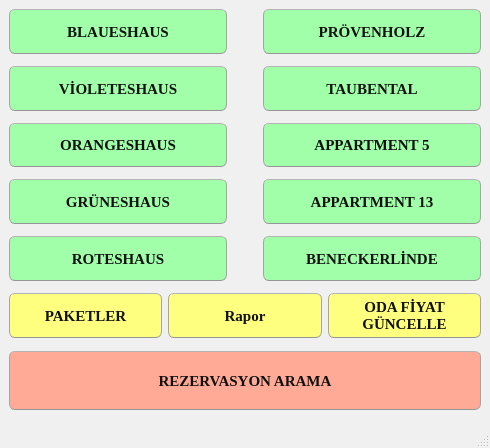
<?xml version="1.0" encoding="UTF-8"?>
<ui version="4.0">
 <class>MainWindow</class>
 <widget class="QMainWindow" name="MainWindow">
  <property name="geometry">
   <rect>
    <x>0</x>
    <y>0</y>
    <width>490</width>
    <height>448</height>
   </rect>
  </property>
  <property name="windowTitle">
   <string>Otel Resepsiyon Programı</string>
  </property>
  <property name="styleSheet">
   <string notr="true">/*
Ubuntu Style Sheet for QT Applications
Author: Jaime A. Quiroga P.
Company: GTRONICK
Last updated: 01/10/2021 (dd/mm/yyyy), 15:18.
Available at: https://github.com/GTRONICK/QSS/blob/master/Ubuntu.qss
*/
QMainWindow {
	background-color:#f0f0f0;
}
QCheckBox {
	padding:2px;
}
QCheckBox:hover {
	border:1px solid rgb(255,150,60);
	border-radius:4px;
	padding: 1px;
	background-color:qlineargradient(spread:pad, x1:0.5, y1:1, x2:0.5, y2:0, stop:0 rgba(190, 90, 50, 50), stop:1 rgba(250, 130, 40, 50));
}
QCheckBox::indicator:checked {
	border:1px solid rgb(246, 134, 86);
	border-radius:4px;
  	background-color:rgb(246, 134, 86)
}
QCheckBox::indicator:unchecked {
	border-width:1px solid rgb(246, 134, 86);
	border-radius:4px;
  	background-color:rgb(255,255,255);
}
QColorDialog {
	background-color:#f0f0f0;
}
QComboBox {
	color:rgb(81,72,65);
	background: #ffffff;
}
QComboBox:editable {
	selection-color:rgb(81,72,65);
	selection-background-color: #ffffff;
}
QComboBox QAbstractItemView {
	selection-color: #ffffff;
	selection-background-color: rgb(246, 134, 86);
}
QComboBox:!editable:on, QComboBox::drop-down:editable:on {
	color:  #1e1d23;	
}
QDateTimeEdit, QDateEdit, QDoubleSpinBox, QFontComboBox {
	color:rgb(81,72,65);
	background-color: #ffffff;
}

QDialog {
	background-color:#f0f0f0;
}

QLabel,QLineEdit {
	color:rgb(17,17,17);
}
QLineEdit {
	background-color:rgb(255,255,255);
	selection-background-color:rgb(236,116,64);
}
QMenuBar {
	color:rgb(223,219,210);
	background-color:rgb(65,64,59);
}
QMenuBar::item {
	padding-top:4px;
	padding-left:4px;
	padding-right:4px;
	color:rgb(223,219,210);
	background-color:rgb(65,64,59);
}
QMenuBar::item:selected {
	color:rgb(255,255,255);
	padding-top:2px;
	padding-left:2px;
	padding-right:2px;
	border-top-width:2px;
	border-left-width:2px;
	border-right-width:2px;
	border-top-right-radius:4px;
	border-top-left-radius:4px;
	border-style:solid;
	background-color:rgb(65,64,59);
	border-top-color: rgb(47,47,44);
	border-right-color: qlineargradient(spread:pad, x1:0, y1:1, x2:1, y2:0, stop:0 rgba(90, 87, 78, 255), stop:1 rgba(47,47,44, 255));
	border-left-color:  qlineargradient(spread:pad, x1:1, y1:0, x2:0, y2:0, stop:0 rgba(90, 87, 78, 255), stop:1 rgba(47,47,44, 255));
}
QMenu {
	color:rgb(223,219,210);
	background-color:rgb(65,64,59);
}
QMenu::item {
	color:rgb(223,219,210);
	padding:4px 10px 4px 20px;
}
QMenu::item:selected {
	color:rgb(255,255,255);
	background-color: qlineargradient(spread:pad, x1:0.5, y1:1, x2:0.5, y2:0, stop:0 rgba(225, 108, 54, 255), stop:1 rgba(246, 134, 86, 255));
	border-style:solid;
	border-width:3px;
	padding:4px 7px 4px 17px;
	border-bottom-color:qlineargradient(spread:pad, x1:0.5, y1:1, x2:0.5, y2:0, stop:0 rgba(175,85,48,255), stop:1 rgba(236,114,67, 255));
	border-top-color:qlineargradient(spread:pad, x1:0.5, y1:1, x2:0.5, y2:0, stop:0 rgba(253,156,113,255), stop:1 rgba(205,90,46, 255));
	border-right-color:qlineargradient(spread:pad, x1:0, y1:0.5, x2:1, y2:0.5, stop:0 rgba(253,156,113,255), stop:1 rgba(205,90,46, 255));
	border-left-color:qlineargradient(spread:pad, x1:1, y1:0.5, x2:0, y2:0.5, stop:0 rgba(253,156,113,255), stop:1 rgba(205,90,46, 255));
}
QPlainTextEdit {
	border: 1px solid transparent;
	color:rgb(17,17,17);
	selection-background-color:rgb(236,116,64);
    background-color: #FFFFFF;
}
QProgressBar {
	text-align: center;
	color: rgb(0, 0, 0);
	border: 1px inset rgb(150,150,150); 
	border-radius: 10px;
	background-color:rgb(221,221,219);
}
QProgressBar::chunk:horizontal {
	background-color: qlineargradient(spread:pad, x1:0.5, y1:1, x2:0.5, y2:0, stop:0 rgba(225, 108, 54, 255), stop:1 rgba(246, 134, 86, 255));
	border:1px solid;
	border-radius:8px;
	border-bottom-color:qlineargradient(spread:pad, x1:0.5, y1:1, x2:0.5, y2:0, stop:0 rgba(175,85,48,255), stop:1 rgba(236,114,67, 255));
	border-top-color:qlineargradient(spread:pad, x1:0.5, y1:1, x2:0.5, y2:0, stop:0 rgba(253,156,113,255), stop:1 rgba(205,90,46, 255));
	border-right-color:qlineargradient(spread:pad, x1:0, y1:0.5, x2:1, y2:0.5, stop:0 rgba(253,156,113,255), stop:1 rgba(205,90,46, 255));
	border-left-color:qlineargradient(spread:pad, x1:1, y1:0.5, x2:0, y2:0.5, stop:0 rgba(253,156,113,255), stop:1 rgba(205,90,46, 255));
}
QPushButton{
	background-color:rgb(65,64,59);
	color:rgb(17,17,17);
	border-width: 1px;
	border-radius: 6px;
	border-bottom-color: rgb(150,150,150);
	border-right-color: rgb(165,165,165);
	border-left-color: rgb(165,165,165);
	border-top-color: rgb(180,180,180);
	border-style: solid;
	padding: 4px;
	background-color: qlineargradient(spread:pad, x1:0.5, y1:1, x2:0.5, y2:0, stop:0 rgba(220, 220, 220, 255), stop:1 rgba(255, 255, 255, 255));
}
QPushButton:hover{
	color:rgb(17,17,17);
	border-width: 1px;
	border-radius:6px;
	border-top-color: rgb(255,150,60);
	border-right-color: qlineargradient(spread:pad, x1:0, y1:1, x2:1, y2:0, stop:0 rgba(200, 70, 20, 255), stop:1 rgba(255,150,60, 255));
	border-left-color:  qlineargradient(spread:pad, x1:1, y1:0, x2:0, y2:0, stop:0 rgba(200, 70, 20, 255), stop:1 rgba(255,150,60, 255));
	border-bottom-color: rgb(200,70,20);
	border-style: solid;
	padding: 2px;
	background-color: qlineargradient(spread:pad, x1:0.5, y1:1, x2:0.5, y2:0, stop:0 rgba(220, 220, 220, 255), stop:1 rgba(255, 255, 255, 255));
}
QPushButton:default{
	color:rgb(17,17,17);
	border-width: 1px;
	border-radius:6px;
	border-top-color: rgb(255,150,60);
	border-right-color: qlineargradient(spread:pad, x1:0, y1:1, x2:1, y2:0, stop:0 rgba(200, 70, 20, 255), stop:1 rgba(255,150,60, 255));
	border-left-color:  qlineargradient(spread:pad, x1:1, y1:0, x2:0, y2:0, stop:0 rgba(200, 70, 20, 255), stop:1 rgba(255,150,60, 255));
	border-bottom-color: rgb(200,70,20);
	border-style: solid;
	padding: 2px;
	background-color: qlineargradient(spread:pad, x1:0.5, y1:1, x2:0.5, y2:0, stop:0 rgba(220, 220, 220, 255), stop:1 rgba(255, 255, 255, 255));
}
QPushButton:pressed{
	color:rgb(17,17,17);
	border-width: 1px;
	border-radius: 6px;
	border-width: 1px;
	border-top-color: rgba(255,150,60,200);
	border-right-color: qlineargradient(spread:pad, x1:0, y1:1, x2:1, y2:0, stop:0 rgba(200, 70, 20, 255), stop:1 rgba(255,150,60, 200));
	border-left-color:  qlineargradient(spread:pad, x1:1, y1:0, x2:0, y2:0, stop:0 rgba(200, 70, 20, 255), stop:1 rgba(255,150,60, 200));
	border-bottom-color: rgba(200,70,20,200);
	border-style: solid;
	padding: 2px;
	background-color: qlineargradient(spread:pad, x1:0.5, y1:0, x2:0.5, y2:1, stop:0 rgba(220, 220, 220, 255), stop:1 rgba(255, 255, 255, 255));
}
QPushButton:disabled{
	color:rgb(174,167,159);
	border-width: 1px;
	border-radius: 6px;
	background-color: qlineargradient(spread:pad, x1:0.5, y1:1, x2:0.5, y2:0, stop:0 rgba(200, 200, 200, 255), stop:1 rgba(230, 230, 230, 255));
}
QRadioButton {
	padding: 1px;
}
QRadioButton::indicator:checked {
	height: 10px;
	width: 10px;
	border-style:solid;
	border-radius:5px;
	border-width: 1px;
	border-color: rgba(246, 134, 86, 255);
	color: #a9b7c6;
	background-color:rgba(246, 134, 86, 255);
}
QRadioButton::indicator:!checked {
	height: 10px;
	width: 10px;
	border-style:solid;
	border-radius:5px;
	border-width: 1px;
	border-color: rgb(246, 134, 86);
	color: #a9b7c6;
	background-color: transparent;
}
QScrollArea {
	color: white;
	background-color:#f0f0f0;
}
QSlider::groove {
	border-style: solid;
	border-width: 1px;
	border-color: rgb(207,207,207);
}
QSlider::groove:horizontal {
	height: 5px;
	background: rgb(246, 134, 86);
}
QSlider::groove:vertical {
	width: 5px;
	background: rgb(246, 134, 86);
}
QSlider::handle:horizontal {
	background: rgb(253,253,253);
	border-style: solid;
	border-width: 1px;
	border-color: rgb(207,207,207);
	width: 12px;
	margin: -5px 0;
	border-radius: 7px;
}
QSlider::handle:vertical {
	background: rgb(253,253,253);
	border-style: solid;
	border-width: 1px;
	border-color: rgb(207,207,207);
	height: 12px;
	margin: 0 -5px;
	border-radius: 7px;
}
QSlider::add-page:horizontal, QSlider::add-page:vertical {
 	background: white;
}
QSlider::sub-page:horizontal, QSlider::sub-page:vertical {
	background: rgb(246, 134, 86);
}
QStatusBar, QSpinBox {
	color:rgb(81,72,65);
}
QSpinBox {
	background-color: #ffffff;
}
QScrollBar:horizontal {
	max-height: 20px;
	border: 1px transparent;
	margin: 0px 20px 0px 20px;
}
QScrollBar::handle:horizontal {
	background: rgb(253,253,253);
	border: 1px solid rgb(207,207,207);
	border-radius: 7px;
	min-width: 25px;
}
QScrollBar::handle:horizontal:hover {
	background: rgb(253,253,253);
	border: 1px solid rgb(255,150,60);
	border-radius: 7px;
	min-width: 25px;
}
QScrollBar::add-line:horizontal {
  	border: 1px solid rgb(207,207,207);
  	border-top-right-radius: 7px;
  	border-top-left-radius: 7px;
  	border-bottom-right-radius: 7px;
  	background: rgb(255, 255, 255);
  	width: 20px;
  	subcontrol-position: right;
  	subcontrol-origin: margin;
}
QScrollBar::add-line:horizontal:hover {
  	border: 1px solid rgb(255,150,60);
  	border-top-right-radius: 7px;
  	border-top-left-radius: 7px;
  	border-bottom-right-radius: 7px;
  	background: rgb(255, 255, 255);
  	width: 20px;
  	subcontrol-position: right;
  	subcontrol-origin: margin;
}
QScrollBar::add-line:horizontal:pressed {
  	border: 1px solid grey;
  	border-top-left-radius: 7px;
  	border-top-right-radius: 7px;
  	border-bottom-right-radius: 7px;
  	background: rgb(231,231,231);
  	width: 20px;
  	subcontrol-position: right;
  	subcontrol-origin: margin;
}
QScrollBar::sub-line:horizontal {
  	border: 1px solid rgb(207,207,207);
  	border-top-right-radius: 7px;
  	border-top-left-radius: 7px;
  	border-bottom-left-radius: 7px;
  	background: rgb(255, 255, 255);
  	width: 20px;
  	subcontrol-position: left;
  	subcontrol-origin: margin;
}
QScrollBar::sub-line:horizontal:hover {
  	border: 1px solid rgb(255,150,60);
  	border-top-right-radius: 7px;
  	border-top-left-radius: 7px;
  	border-bottom-left-radius: 7px;
  	background: rgb(255, 255, 255);
  	width: 20px;
  	subcontrol-position: left;
  	subcontrol-origin: margin;
}
QScrollBar::sub-line:horizontal:pressed {
  	border: 1px solid grey;
  	border-top-right-radius: 7px;
  	border-top-left-radius: 7px;
  	border-bottom-left-radius: 7px;
  	background: rgb(231,231,231);
  	width: 20px;
  	subcontrol-position: left;
  	subcontrol-origin: margin;
}
QScrollBar::left-arrow:horizontal {
  	border: 1px transparent grey;
  	border-top-left-radius: 3px;
  	border-bottom-left-radius: 3px;
  	width: 6px;
  	height: 6px;
  	background: rgb(230,230,230);
}
QScrollBar::right-arrow:horizontal {
	border: 1px transparent grey;
	border-top-right-radius: 3px;
	border-bottom-right-radius: 3px;
  	width: 6px;
  	height: 6px;
 	background: rgb(230,230,230);
}
QScrollBar::add-page:horizontal, QScrollBar::sub-page:horizontal {
 	background: none;
} 
QScrollBar:vertical {
	max-width: 20px;
	border: 1px transparent grey;
	margin: 20px 0px 20px 0px;
}
QScrollBar::add-line:vertical {
	border: 1px solid;
	border-color: rgb(207,207,207);
	border-bottom-right-radius: 7px;
	border-bottom-left-radius: 7px;
	border-top-left-radius: 7px;
	background: rgb(255, 255, 255);
  	height: 20px;
  	subcontrol-position: bottom;
  	subcontrol-origin: margin;
}
QScrollBar::add-line:vertical:hover {
  	border: 1px solid;
  	border-color: rgb(255,150,60);
  	border-bottom-right-radius: 7px;
  	border-bottom-left-radius: 7px;
  	border-top-left-radius: 7px;
  	background: rgb(255, 255, 255);
  	height: 20px;
  	subcontrol-position: bottom;
  	subcontrol-origin: margin;
}
QScrollBar::add-line:vertical:pressed {
  	border: 1px solid grey;
  	border-bottom-left-radius: 7px;
  	border-bottom-right-radius: 7px;
  	border-top-left-radius: 7px;
  	background: rgb(231,231,231);
  	height: 20px;
  	subcontrol-position: bottom;
  	subcontrol-origin: margin;
}
QScrollBar::sub-line:vertical {
  	border: 1px solid rgb(207,207,207);
  	border-top-right-radius: 7px;
  	border-top-left-radius: 7px;
  	border-bottom-left-radius: 7px;
  	background: rgb(255, 255, 255);
  	height: 20px;
  	subcontrol-position: top;
  	subcontrol-origin: margin;
}
QScrollBar::sub-line:vertical:hover {
  	border: 1px solid rgb(255,150,60);
  	border-top-right-radius: 7px;
  	border-top-left-radius: 7px;
  	border-bottom-left-radius: 7px;
	background: rgb(255, 255, 255);
  	height: 20px;
  	subcontrol-position: top;
  	subcontrol-origin: margin;
}
QScrollBar::sub-line:vertical:pressed {
  	border: 1px solid grey;
  	border-top-left-radius: 7px;
  	border-top-right-radius: 7px;
  	background: rgb(231,231,231);
 	height: 20px;
  	subcontrol-position: top;
  	subcontrol-origin: margin;
}
QScrollBar::handle:vertical {
	background: rgb(253,253,253);
	border: 1px solid rgb(207,207,207);
	border-radius: 7px;
	min-height: 25px;
}
QScrollBar::handle:vertical:hover {
	background: rgb(253,253,253);
	border: 1px solid rgb(255,150,60);
	border-radius: 7px;
	min-height: 25px;
}
QScrollBar::up-arrow:vertical {
	border: 1px transparent grey;
  	border-top-left-radius: 3px;
	border-top-right-radius: 3px;
  	width: 6px;
  	height: 6px;
  	background: rgb(230,230,230);
}
QScrollBar::down-arrow:vertical {
  	border: 1px transparent grey;
  	border-bottom-left-radius: 3px;
  	border-bottom-right-radius: 3px;
  	width: 6px;
  	height: 6px;
  	background: rgb(230,230,230);
}
QScrollBar::add-page:vertical, QScrollBar::sub-page:vertical {
  	background: none;
}
QTabWidget {
	color:rgb(0,0,0);
	background-color:rgb(247,246,246);
}
QTabWidget::pane {
	border-color: rgb(180,180,180);
	background-color:rgb(247,246,246);
	border-style: solid;
	border-width: 1px;
  	border-radius: 6px;
}
QTabBar::tab {
	padding-left:4px;
	padding-right:4px;
	padding-bottom:2px;
	padding-top:2px;
	color:rgb(81,72,65);
  	background-color: qlineargradient(spread:pad, x1:0.5, y1:1, x2:0.5, y2:0, stop:0 rgba(221,218,217,255), stop:1 rgba(240,239,238,255));
	border-style: solid;
	border-width: 1px;
  	border-top-right-radius:4px;
	border-top-left-radius:4px;
	border-top-color: rgb(180,180,180);
	border-left-color: rgb(180,180,180);
	border-right-color: rgb(180,180,180);
	border-bottom-color: transparent;
}
QTabBar::tab:selected, QTabBar::tab:last:selected, QTabBar::tab:hover {
  	background-color:rgb(247,246,246);
  	margin-left: 0px;
  	margin-right: 1px;
}
QTabBar::tab:!selected {
	margin-top: 1px;
	margin-right: 1px;
}
QTextEdit {
	border-width: 1px;
	border-style: solid;
	border-color:transparent;
	color:rgb(17,17,17);
	selection-background-color:rgb(236,116,64);
}
QTimeEdit, QToolBox, QToolBox::tab, QToolBox::tab:selected {
	color:rgb(81,72,65);
	background-color: #ffffff;
}</string>
  </property>
  <widget class="QWidget" name="centralwidget">
   <layout class="QGridLayout" name="gridLayout">
    <item row="0" column="0">
     <layout class="QVBoxLayout" name="verticalLayout_5" stretch="15,0,0,4">
      <item>
       <layout class="QHBoxLayout" name="horizontalLayout">
        <item>
         <layout class="QVBoxLayout" name="verticalLayout">
          <item>
           <widget class="QPushButton" name="blaueshaus_pushButton">
            <property name="sizePolicy">
             <sizepolicy hsizetype="Minimum" vsizetype="Expanding">
              <horstretch>0</horstretch>
              <verstretch>0</verstretch>
             </sizepolicy>
            </property>
            <property name="font">
             <font>
              <family>Times New Roman</family>
              <pointsize>11</pointsize>
              <weight>75</weight>
              <bold>true</bold>
             </font>
            </property>
            <property name="contextMenuPolicy">
             <enum>Qt::NoContextMenu</enum>
            </property>
            <property name="styleSheet">
             <string notr="true">background-color:rgb(161, 255, 169)</string>
            </property>
            <property name="text">
             <string>BLAUESHAUS</string>
            </property>
           </widget>
          </item>
          <item>
           <spacer name="verticalSpacer_8">
            <property name="orientation">
             <enum>Qt::Vertical</enum>
            </property>
            <property name="sizeType">
             <enum>QSizePolicy::Fixed</enum>
            </property>
            <property name="sizeHint" stdset="0">
             <size>
              <width>20</width>
              <height>6</height>
             </size>
            </property>
           </spacer>
          </item>
          <item>
           <widget class="QPushButton" name="violeteshaus_pushButton">
            <property name="sizePolicy">
             <sizepolicy hsizetype="Minimum" vsizetype="Expanding">
              <horstretch>0</horstretch>
              <verstretch>0</verstretch>
             </sizepolicy>
            </property>
            <property name="font">
             <font>
              <family>Times New Roman</family>
              <pointsize>11</pointsize>
              <weight>75</weight>
              <bold>true</bold>
             </font>
            </property>
            <property name="styleSheet">
             <string notr="true">background-color:rgb(161, 255, 169)</string>
            </property>
            <property name="text">
             <string>VİOLETESHAUS</string>
            </property>
           </widget>
          </item>
          <item>
           <spacer name="verticalSpacer_7">
            <property name="orientation">
             <enum>Qt::Vertical</enum>
            </property>
            <property name="sizeType">
             <enum>QSizePolicy::Fixed</enum>
            </property>
            <property name="sizeHint" stdset="0">
             <size>
              <width>20</width>
              <height>6</height>
             </size>
            </property>
           </spacer>
          </item>
          <item>
           <widget class="QPushButton" name="orangeneshaus_pushButton">
            <property name="sizePolicy">
             <sizepolicy hsizetype="Minimum" vsizetype="Expanding">
              <horstretch>0</horstretch>
              <verstretch>0</verstretch>
             </sizepolicy>
            </property>
            <property name="font">
             <font>
              <family>Times New Roman</family>
              <pointsize>11</pointsize>
              <weight>75</weight>
              <bold>true</bold>
             </font>
            </property>
            <property name="styleSheet">
             <string notr="true">background-color:rgb(161, 255, 169)</string>
            </property>
            <property name="text">
             <string>ORANGESHAUS</string>
            </property>
           </widget>
          </item>
          <item>
           <spacer name="verticalSpacer_6">
            <property name="orientation">
             <enum>Qt::Vertical</enum>
            </property>
            <property name="sizeType">
             <enum>QSizePolicy::Fixed</enum>
            </property>
            <property name="sizeHint" stdset="0">
             <size>
              <width>20</width>
              <height>6</height>
             </size>
            </property>
           </spacer>
          </item>
          <item>
           <widget class="QPushButton" name="gruneshaus_pushButton">
            <property name="sizePolicy">
             <sizepolicy hsizetype="Minimum" vsizetype="Expanding">
              <horstretch>0</horstretch>
              <verstretch>0</verstretch>
             </sizepolicy>
            </property>
            <property name="font">
             <font>
              <family>Times New Roman</family>
              <pointsize>11</pointsize>
              <weight>75</weight>
              <bold>true</bold>
             </font>
            </property>
            <property name="styleSheet">
             <string notr="true">background-color:rgb(161, 255, 169)</string>
            </property>
            <property name="text">
             <string>GRÜNESHAUS</string>
            </property>
           </widget>
          </item>
          <item>
           <spacer name="verticalSpacer_3">
            <property name="orientation">
             <enum>Qt::Vertical</enum>
            </property>
            <property name="sizeType">
             <enum>QSizePolicy::Fixed</enum>
            </property>
            <property name="sizeHint" stdset="0">
             <size>
              <width>20</width>
              <height>6</height>
             </size>
            </property>
           </spacer>
          </item>
          <item>
           <widget class="QPushButton" name="roteshaus_pushButton">
            <property name="sizePolicy">
             <sizepolicy hsizetype="Minimum" vsizetype="Expanding">
              <horstretch>0</horstretch>
              <verstretch>0</verstretch>
             </sizepolicy>
            </property>
            <property name="font">
             <font>
              <family>Times New Roman</family>
              <pointsize>11</pointsize>
              <weight>75</weight>
              <bold>true</bold>
             </font>
            </property>
            <property name="styleSheet">
             <string notr="true">background-color:rgb(161, 255, 169)</string>
            </property>
            <property name="text">
             <string>ROTESHAUS</string>
            </property>
           </widget>
          </item>
         </layout>
        </item>
        <item>
         <spacer name="horizontalSpacer">
          <property name="orientation">
           <enum>Qt::Horizontal</enum>
          </property>
          <property name="sizeType">
           <enum>QSizePolicy::Fixed</enum>
          </property>
          <property name="sizeHint" stdset="0">
           <size>
            <width>30</width>
            <height>20</height>
           </size>
          </property>
         </spacer>
        </item>
        <item>
         <layout class="QVBoxLayout" name="verticalLayout_2">
          <item>
           <widget class="QPushButton" name="provenholz_pushButton">
            <property name="sizePolicy">
             <sizepolicy hsizetype="Minimum" vsizetype="Expanding">
              <horstretch>0</horstretch>
              <verstretch>0</verstretch>
             </sizepolicy>
            </property>
            <property name="font">
             <font>
              <family>Times New Roman</family>
              <pointsize>11</pointsize>
              <weight>75</weight>
              <bold>true</bold>
             </font>
            </property>
            <property name="styleSheet">
             <string notr="true">background-color:rgb(161, 255, 169)</string>
            </property>
            <property name="text">
             <string>PRÖVENHOLZ</string>
            </property>
           </widget>
          </item>
          <item>
           <spacer name="verticalSpacer">
            <property name="orientation">
             <enum>Qt::Vertical</enum>
            </property>
            <property name="sizeType">
             <enum>QSizePolicy::Fixed</enum>
            </property>
            <property name="sizeHint" stdset="0">
             <size>
              <width>20</width>
              <height>6</height>
             </size>
            </property>
           </spacer>
          </item>
          <item>
           <widget class="QPushButton" name="taubental_pushButton">
            <property name="sizePolicy">
             <sizepolicy hsizetype="Minimum" vsizetype="Expanding">
              <horstretch>0</horstretch>
              <verstretch>0</verstretch>
             </sizepolicy>
            </property>
            <property name="font">
             <font>
              <family>Times New Roman</family>
              <pointsize>11</pointsize>
              <weight>75</weight>
              <bold>true</bold>
             </font>
            </property>
            <property name="styleSheet">
             <string notr="true">background-color:rgb(161, 255, 169)</string>
            </property>
            <property name="text">
             <string>TAUBENTAL</string>
            </property>
           </widget>
          </item>
          <item>
           <spacer name="verticalSpacer_4">
            <property name="orientation">
             <enum>Qt::Vertical</enum>
            </property>
            <property name="sizeType">
             <enum>QSizePolicy::Fixed</enum>
            </property>
            <property name="sizeHint" stdset="0">
             <size>
              <width>20</width>
              <height>6</height>
             </size>
            </property>
           </spacer>
          </item>
          <item>
           <widget class="QPushButton" name="appartment5_pushButton">
            <property name="sizePolicy">
             <sizepolicy hsizetype="Minimum" vsizetype="Expanding">
              <horstretch>0</horstretch>
              <verstretch>0</verstretch>
             </sizepolicy>
            </property>
            <property name="font">
             <font>
              <family>Times New Roman</family>
              <pointsize>11</pointsize>
              <weight>75</weight>
              <bold>true</bold>
             </font>
            </property>
            <property name="styleSheet">
             <string notr="true">background-color:rgb(161, 255, 169)</string>
            </property>
            <property name="text">
             <string>APPARTMENT 5</string>
            </property>
           </widget>
          </item>
          <item>
           <spacer name="verticalSpacer_9">
            <property name="orientation">
             <enum>Qt::Vertical</enum>
            </property>
            <property name="sizeType">
             <enum>QSizePolicy::Fixed</enum>
            </property>
            <property name="sizeHint" stdset="0">
             <size>
              <width>20</width>
              <height>6</height>
             </size>
            </property>
           </spacer>
          </item>
          <item>
           <widget class="QPushButton" name="appartment13_pushButton">
            <property name="sizePolicy">
             <sizepolicy hsizetype="Minimum" vsizetype="Expanding">
              <horstretch>0</horstretch>
              <verstretch>0</verstretch>
             </sizepolicy>
            </property>
            <property name="font">
             <font>
              <family>Times New Roman</family>
              <pointsize>11</pointsize>
              <weight>75</weight>
              <bold>true</bold>
             </font>
            </property>
            <property name="styleSheet">
             <string notr="true">background-color:rgb(161, 255, 169)</string>
            </property>
            <property name="text">
             <string>APPARTMENT 13</string>
            </property>
           </widget>
          </item>
          <item>
           <spacer name="verticalSpacer_5">
            <property name="orientation">
             <enum>Qt::Vertical</enum>
            </property>
            <property name="sizeType">
             <enum>QSizePolicy::Fixed</enum>
            </property>
            <property name="sizeHint" stdset="0">
             <size>
              <width>20</width>
              <height>6</height>
             </size>
            </property>
           </spacer>
          </item>
          <item>
           <widget class="QPushButton" name="beneckerlinde_pushButton">
            <property name="sizePolicy">
             <sizepolicy hsizetype="Minimum" vsizetype="Expanding">
              <horstretch>0</horstretch>
              <verstretch>0</verstretch>
             </sizepolicy>
            </property>
            <property name="font">
             <font>
              <family>Times New Roman</family>
              <pointsize>11</pointsize>
              <weight>75</weight>
              <bold>true</bold>
             </font>
            </property>
            <property name="styleSheet">
             <string notr="true">background-color:rgb(161, 255, 169)</string>
            </property>
            <property name="text">
             <string>BENECKERLİNDE</string>
            </property>
           </widget>
          </item>
         </layout>
        </item>
       </layout>
      </item>
      <item>
       <spacer name="verticalSpacer_10">
        <property name="orientation">
         <enum>Qt::Vertical</enum>
        </property>
        <property name="sizeType">
         <enum>QSizePolicy::Fixed</enum>
        </property>
        <property name="sizeHint" stdset="0">
         <size>
          <width>20</width>
          <height>6</height>
         </size>
        </property>
       </spacer>
      </item>
      <item>
       <layout class="QHBoxLayout" name="horizontalLayout_2">
        <item>
         <widget class="QPushButton" name="paketler_pushButton">
          <property name="sizePolicy">
           <sizepolicy hsizetype="Minimum" vsizetype="Expanding">
            <horstretch>0</horstretch>
            <verstretch>0</verstretch>
           </sizepolicy>
          </property>
          <property name="font">
           <font>
            <family>Times New Roman</family>
            <pointsize>11</pointsize>
            <weight>75</weight>
            <bold>true</bold>
           </font>
          </property>
          <property name="styleSheet">
           <string notr="true">background-color:rgb(255, 255, 127)</string>
          </property>
          <property name="text">
           <string>PAKETLER</string>
          </property>
         </widget>
        </item>
        <item>
         <widget class="QPushButton" name="rapor_pushButton">
          <property name="sizePolicy">
           <sizepolicy hsizetype="Minimum" vsizetype="Expanding">
            <horstretch>0</horstretch>
            <verstretch>0</verstretch>
           </sizepolicy>
          </property>
          <property name="font">
           <font>
            <family>Times New Roman</family>
            <pointsize>11</pointsize>
            <weight>75</weight>
            <bold>true</bold>
           </font>
          </property>
          <property name="styleSheet">
           <string notr="true">background-color:rgb(255, 255, 127)</string>
          </property>
          <property name="text">
           <string>Rapor</string>
          </property>
         </widget>
        </item>
        <item>
         <widget class="QPushButton" name="odafiyatguncelle_pushButton">
          <property name="sizePolicy">
           <sizepolicy hsizetype="Minimum" vsizetype="Expanding">
            <horstretch>0</horstretch>
            <verstretch>0</verstretch>
           </sizepolicy>
          </property>
          <property name="font">
           <font>
            <family>Times New Roman</family>
            <pointsize>11</pointsize>
            <weight>75</weight>
            <bold>true</bold>
           </font>
          </property>
          <property name="styleSheet">
           <string notr="true">background-color:rgb(255, 255, 127)</string>
          </property>
          <property name="text">
           <string>ODA FİYAT 
GÜNCELLE</string>
          </property>
         </widget>
        </item>
       </layout>
      </item>
      <item>
       <layout class="QVBoxLayout" name="verticalLayout_4">
        <item>
         <spacer name="verticalSpacer_15">
          <property name="orientation">
           <enum>Qt::Vertical</enum>
          </property>
          <property name="sizeType">
           <enum>QSizePolicy::Fixed</enum>
          </property>
          <property name="sizeHint" stdset="0">
           <size>
            <width>247</width>
            <height>7</height>
           </size>
          </property>
         </spacer>
        </item>
        <item>
         <widget class="QPushButton" name="rezervasyonArama_pushButton">
          <property name="sizePolicy">
           <sizepolicy hsizetype="Minimum" vsizetype="Expanding">
            <horstretch>0</horstretch>
            <verstretch>0</verstretch>
           </sizepolicy>
          </property>
          <property name="font">
           <font>
            <family>Times New Roman</family>
            <pointsize>11</pointsize>
            <weight>75</weight>
            <bold>true</bold>
           </font>
          </property>
          <property name="styleSheet">
           <string notr="true">background-color:rgb(255, 170, 150)</string>
          </property>
          <property name="text">
           <string>REZERVASYON ARAMA</string>
          </property>
         </widget>
        </item>
        <item>
         <spacer name="verticalSpacer_14">
          <property name="orientation">
           <enum>Qt::Vertical</enum>
          </property>
          <property name="sizeType">
           <enum>QSizePolicy::Fixed</enum>
          </property>
          <property name="sizeHint" stdset="0">
           <size>
            <width>247</width>
            <height>7</height>
           </size>
          </property>
         </spacer>
        </item>
       </layout>
      </item>
     </layout>
    </item>
   </layout>
  </widget>
  <widget class="QMenuBar" name="menubar">
   <property name="geometry">
    <rect>
     <x>0</x>
     <y>0</y>
     <width>490</width>
     <height>25</height>
    </rect>
   </property>
  </widget>
  <widget class="QStatusBar" name="statusbar"/>
 </widget>
 <resources/>
 <connections/>
</ui>
